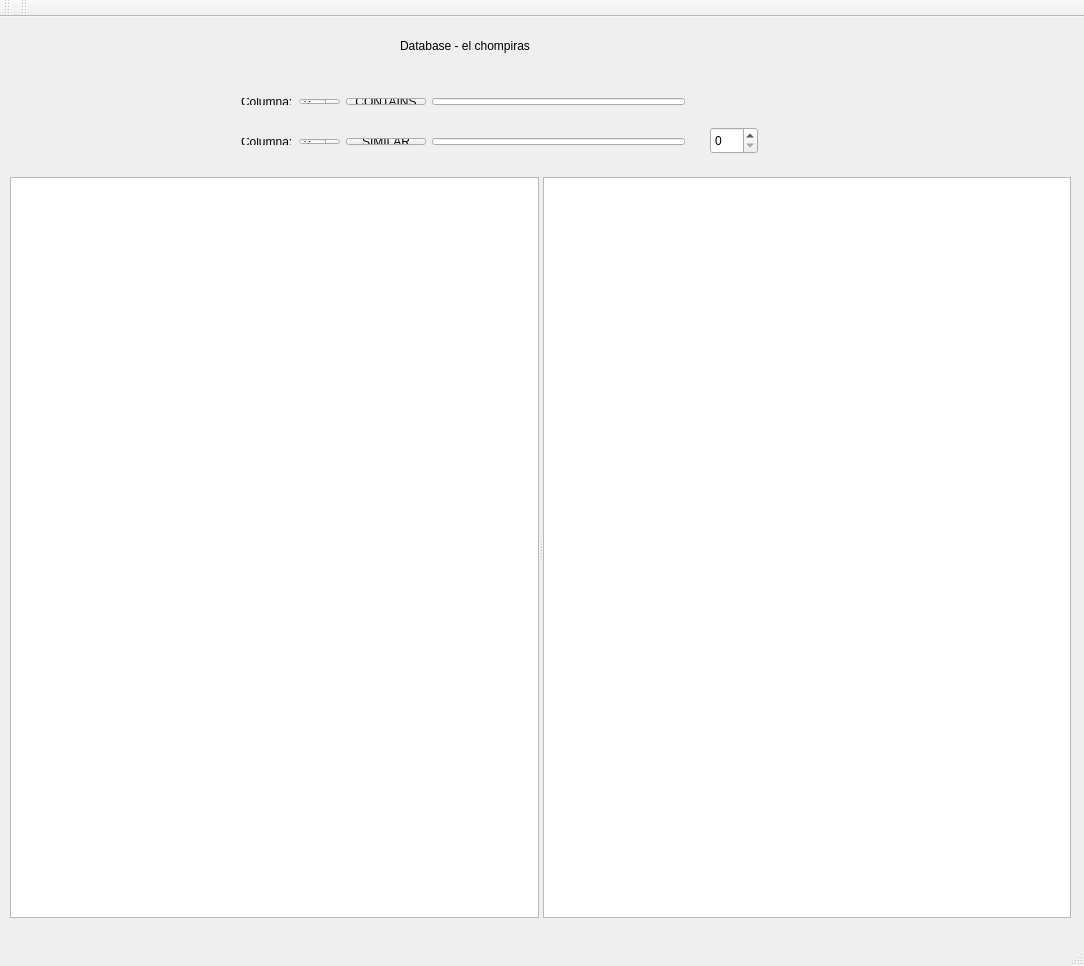
<?xml version="1.0" encoding="UTF-8"?>
<ui version="4.0">
 <class>MainWindow</class>
 <widget class="QMainWindow" name="MainWindow">
  <property name="geometry">
   <rect>
    <x>0</x>
    <y>0</y>
    <width>1084</width>
    <height>966</height>
   </rect>
  </property>
  <property name="windowTitle">
   <string>MainWindow</string>
  </property>
  <widget class="QWidget" name="centralWidget">
   <widget class="QWidget" name="layoutWidget">
    <property name="geometry">
     <rect>
      <x>230</x>
      <y>110</y>
      <width>466</width>
      <height>29</height>
     </rect>
    </property>
    <layout class="QHBoxLayout" name="horizontalLayout_2">
     <item>
      <widget class="QLabel" name="label_similar">
       <property name="text">
        <string>Columna:</string>
       </property>
      </widget>
     </item>
     <item>
      <widget class="QSpinBox" name="spinBox_similar"/>
     </item>
     <item>
      <widget class="QPushButton" name="pushButton_similar">
       <property name="text">
        <string>SIMILAR</string>
       </property>
      </widget>
     </item>
     <item>
      <widget class="QLineEdit" name="lineEdit_similar"/>
     </item>
    </layout>
   </widget>
   <widget class="QLabel" name="label">
    <property name="geometry">
     <rect>
      <x>400</x>
      <y>20</y>
      <width>211</width>
      <height>17</height>
     </rect>
    </property>
    <property name="text">
     <string>Database - el chompiras</string>
    </property>
   </widget>
   <widget class="QSpinBox" name="spinBox_similar_distance">
    <property name="geometry">
     <rect>
      <x>710</x>
      <y>110</y>
      <width>48</width>
      <height>27</height>
     </rect>
    </property>
   </widget>
   <widget class="QWidget" name="layoutWidget">
    <property name="geometry">
     <rect>
      <x>230</x>
      <y>70</y>
      <width>466</width>
      <height>29</height>
     </rect>
    </property>
    <layout class="QHBoxLayout" name="horizontalLayout">
     <item>
      <widget class="QLabel" name="label_contains">
       <property name="text">
        <string>Columna:</string>
       </property>
      </widget>
     </item>
     <item>
      <widget class="QSpinBox" name="spinBox_contains"/>
     </item>
     <item>
      <widget class="QPushButton" name="pushButton_contains">
       <property name="text">
        <string>CONTAINS</string>
       </property>
      </widget>
     </item>
     <item>
      <widget class="QLineEdit" name="lineEdit_contains"/>
     </item>
    </layout>
   </widget>
   <widget class="QSplitter" name="splitter">
    <property name="geometry">
     <rect>
      <x>10</x>
      <y>160</y>
      <width>1061</width>
      <height>741</height>
     </rect>
    </property>
    <property name="orientation">
     <enum>Qt::Horizontal</enum>
    </property>
    <widget class="QTableView" name="tableViewDB"/>
    <widget class="QTableView" name="tableViewRespuesta"/>
   </widget>
  </widget>
  <widget class="QMenuBar" name="menuBar">
   <property name="geometry">
    <rect>
     <x>0</x>
     <y>0</y>
     <width>1084</width>
     <height>25</height>
    </rect>
   </property>
  </widget>
  <widget class="QToolBar" name="mainToolBar">
   <attribute name="toolBarArea">
    <enum>TopToolBarArea</enum>
   </attribute>
   <attribute name="toolBarBreak">
    <bool>false</bool>
   </attribute>
  </widget>
  <widget class="QStatusBar" name="statusBar"/>
  <widget class="QToolBar" name="toolBar">
   <property name="windowTitle">
    <string>toolBar</string>
   </property>
   <attribute name="toolBarArea">
    <enum>TopToolBarArea</enum>
   </attribute>
   <attribute name="toolBarBreak">
    <bool>false</bool>
   </attribute>
  </widget>
 </widget>
 <layoutdefault spacing="6" margin="11"/>
 <resources/>
 <connections/>
</ui>
